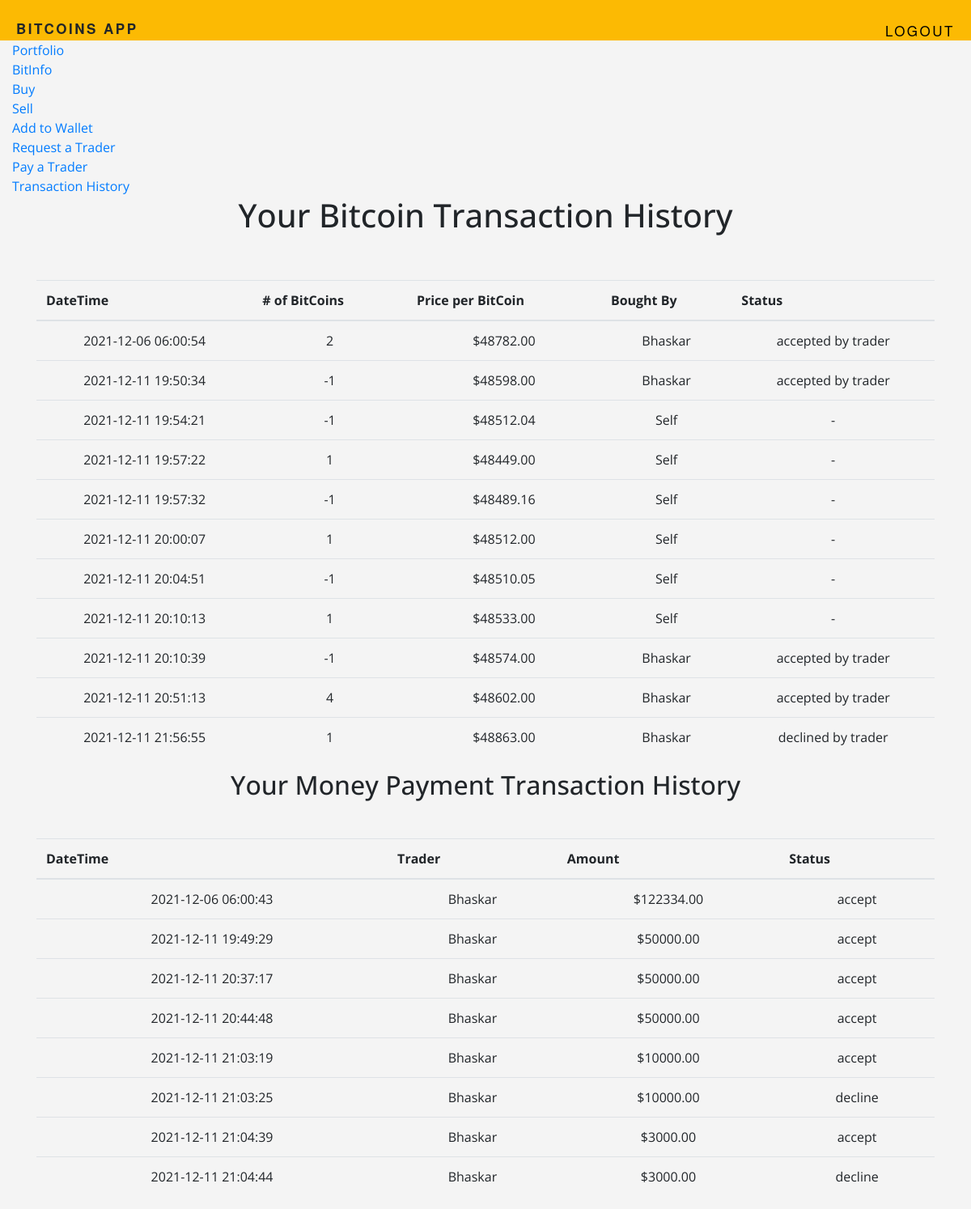
/history (signed in), run on an earlier commit of the app's database.
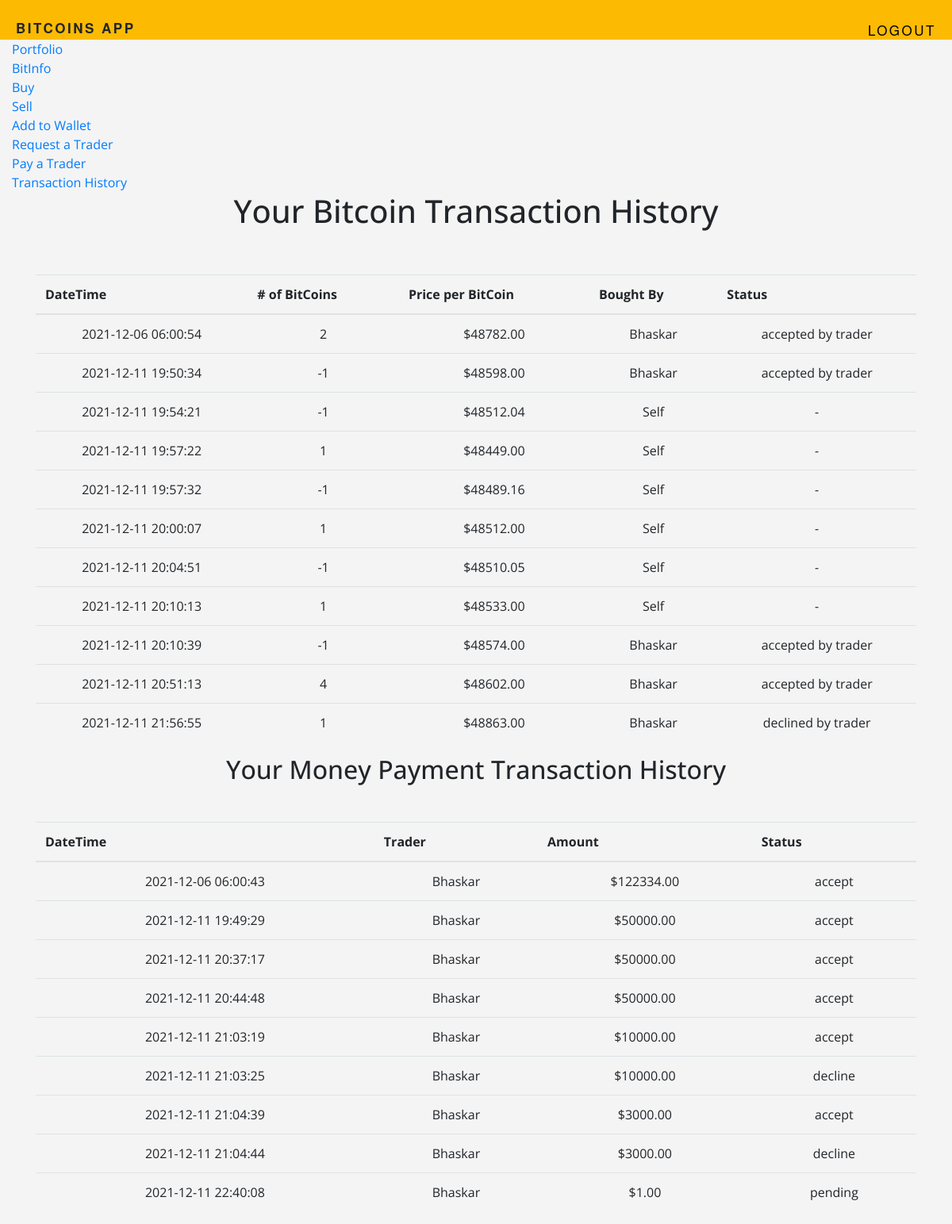
And on a later commit of the database.
### tables this page shows
CREATE TABLE 'BITCOIN_TRANSACTIONS'('NUMBER_OF_BITCOINS' DECIMAL,
	'PRICE' INTEGER,
	'DATE_TIME' TIMESTAMP NOT NULL DEFAULT CURRENT_TIMESTAMP,
	'COMMISSION_TYPE' VARCHAR(1),
	'COMMISSION_AMOUNT' INTEGER,
	'CLIENT_ID' INTEGER,
	'TRADER_ID' INTEGER DEFAULT NULL,
	'FINAL_STATUS' VARCHAR(1),
	PRIMARY KEY ('CLIENT_ID', 'DATE_TIME')
	-- PRIMARY KEY ('CLIENT_ID', 'TRADER_ID', 'DATE_TIME')
	-- FOREIGN KEY ('CLIENT_ID') REFERENCES 'Client' ON DELETE CASCADE,
	-- FOREIGN KEY ('TRADER_ID') REFERENCES 'Trader' ON DELETE CASCADE
);

CREATE TABLE 'User'('USER_ID'  INTEGER NOT NULL PRIMARY KEY AUTOINCREMENT,
	'USERNAME' VARCHAR(20),
	'FNAME' VARCHAR(20), 
	'LNAME' VARCHAR(20),
	'PHONE' INTEGER(10),
	'CELL' INTEGER(10),
	'EMAIL' VARCHAR(50),
	'ROLE' VARCHAR(1) DEFAULT 'c',
	'HPWD' VARCHAR NOT NULL
);

CREATE TABLE 'MONEY_PAYMENT_TRANSACTIONS'('AMOUNT' INTEGER,
	'DATE_TIME' TIMESTAMP NOT NULL DEFAULT CURRENT_TIMESTAMP,
	'TRADER_ID' INT,
	'CLIENT_ID' INT,
	'FINAL_STATUS' VARCHAR(1),
	PRIMARY KEY ('CLIENT_ID', 'TRADER_ID', 'DATE_TIME')
	-- FOREIGN KEY ('CLIENT_ID') REFERENCES 'Client' ON DELETE CASCADE,
	-- FOREIGN KEY ('TRADER_ID') REFERENCES 'Trader' ON DELETE CASCADE
);

### app.py (the view)
@app.route('/history')
@login_required
def history():
    user = session["user_id"]
    previous_bitcoin_transactions = db.execute("SELECT * FROM BITCOIN_TRANSACTIONS b WHERE b.CLIENT_ID = (?)", user)
    username = db.execute("SELECT USER_ID , USERNAME FROM user u")
    usernames = {}
    for i in range(len(username)):
        usernames[username[i]["USER_ID"]] = username[i]["USERNAME"]
    previous_moneyPayment_transactions = db.execute("SELECT * FROM MONEY_PAYMENT_TRANSACTIONS WHERE CLIENT_ID = (?)",
                                                    user)
    return render_template("history.html", previous_bitcoin_transactions=previous_bitcoin_transactions,
                           previous_moneyPayment_transactions=previous_moneyPayment_transactions, usernames=usernames)

### app.py (called while the page is built)
@app.after_request
def after_request(response):
    response.headers["Cache-Control"] = "no-cache, no-store, must-revalidate"
    response.headers["Expires"] = 0
    response.headers["Pragma"] = "no-cache"
    return response

@app.before_request
def before_request():
    g.user = None
    if 'user_id' in session:
        y = db.execute("SELECT * from User")
        role = [w for w in y if w['USER_ID'] == session['user_id']]
        print("role: ", role)
        print("\n role: ", role)
        g.role = role[0]['ROLE']
        g.user = role[0]['USERNAME']

def login_required(f):
    @wraps(f)
    def decorated_function(*args, **kwargs):
        if g.user is None:
            return redirect(url_for('login', next=request.url))
        return f(*args, **kwargs)
    return decorated_function

def convert_utc(utc_datetime):
    print(utc_datetime)
    now_timestamp = time.time()
    offset = datetime.fromtimestamp(now_timestamp) - datetime.utcfromtimestamp(now_timestamp)
    return datetime.strptime(utc_datetime,"%Y-%m-%d %H:%M:%S") + offset

### templates/history.html (shortened to what this page needs)
{%extends "layout.html" %}
{% block content %}
    <section class="hero is-success is-fullheight">
      <div class="hero-body">
        <div class="container">
    <h1><center>Your Bitcoin Transaction History</center><br></h1>
       <table class="table">
      <thead  scope="col">
        <tr>
          <th scope="row">DateTime</th>
          <th scope="row"># of BitCoins</th>
          <th scope="row">Price per BitCoin</th>
            <th scope="row">Bought By</th>
            <th scope="row">Status</th>
        </tr>
      </thead>
      <tbody>
          {% for i in previous_bitcoin_transactions %}
        <tr>
          <td> {{convert_utc(i["DATE_TIME"])}}  </th>
          <td>{{ i["NUMBER_OF_BITCOINS"] }}</td>
          <td>${{  "%.2f"|format(i["PRICE"]) }}</td>
           {% if i["TRADER_ID"] != None %}
            <td>{{usernames[i["TRADER_ID"]]}}</td>
            {% else %}
            <td>Self</td>
            {% endif %}
            {% if i["FINAL_STATUS"] == '1' and i["TRADER_ID"] != None %}
            <td>accepted by trader</td>
            {% elif i["TRADER_ID"] != None %}
            <td>declined by trader</td>
            {% elif i["TRADER_ID"] == None %}
            <td>-</td>
            {% endif %}
          {% endfor %}
        </tr>
      </tbody>
    </table>
    {% if previous_moneyPayment_transactions %}
    <h2><center>Your Money Payment Transaction History</center><br></h2>
       <table class="table">
      <thead>
        <tr>
          <th scope="col">DateTime</th>
          <th scope="col">Trader</th>
          <th scope="col">Amount</th>
          <th scope="col">Status</th>
        </tr>
      </thead>
      <tbody>
          {% for i in previous_moneyPayment_transactions %}
        <tr>
          <td>{{ convert_utc(i["DATE_TIME"].upper()) }}</th>
          <td>{{usernames[i["TRADER_ID"]]}}</td>
          <td>${{"%.2f"|format(i["AMOUNT"]) }}</td>
          <td>{{ 'accept' if i["FINAL_STATUS"] == '1' else 'pending' if i["FINAL_STATUS"] == '0' else 'decline' }}</td>
          {% endfor %}
        </tr>
      </tbody>
    </table>
    {% endif %}
        </div>
      </div>
    </section>
{% endblock %}

### templates/layout.html (shortened to what this page needs)
<!doctype HTML>
    <html lang="en">
      <head>
        <link rel="stylesheet" href="https://stackpath.bootstrapcdn.com/bootstrap/4.1.3/css/bootstrap.min.css">
        <link href="{{ url_for('static', filename='css/main.css') }}" rel="stylesheet">
     </head>
     <body>
        <header>
            <h1 class="title"><b>BitCoins App</b></h1>
            <ul class="name nav navbar-nav ml-auto">
                {% if g.user %}
                    <li><a href="{{ url_for('logout') }}"><font color="#000000">Logout</font></a></li>
                {% endif %}
        </header>
        <div class="container-fluid">
            <ul class="nav navbar-nav navbar-right">
                {% if g.user %}
                  {% if g.role =='trader' %}
                    <li><a href="{{ url_for('bitinfo') }}">BitInfo</a></li>
                    <li><a href="{{url_for('view_requests')}}">View Bitcoin Requests</a></li>
                    <li><a href="{{url_for('trader_accept')}}">View Money Requests</a></li>
                    <li><a href="{{url_for('client_info')}}">View Client Info</a></li>
                    <li><a href="{{url_for('client_history')}}">View Client History</a></li>
                  {% elif  g.role =='client' %}
                    <li><a href="{{ url_for('profile') }}">Portfolio</a></li>
                    <li><a href="{{ url_for('bitinfo') }}">BitInfo</a></li>
                    <li><a href="{{url_for('buy')}}">Buy</a></li>
                    <li><a href="{{url_for('sell')}}">Sell</a></li>
                    <li><a href="{{url_for('add_to_wallet')}}">Add to Wallet</a></li>
                    <li><a href="{{url_for('request_a_trader')}}">Request a Trader</a></li>
                    <li><a href="{{url_for('pay_to_trader')}}">Pay a Trader</a></li>
                    <li><a href="{{ url_for('history') }}">Transaction History</a></li>
                  {% elif  g.role =='admin' %}
                    <li><a href="{{ url_for('bitinfo') }}">BitInfo</a></li>
                    <li><a href="{{ url_for('insights')}}">Insights</a></li>
                {% endif %}
                {% else %}
                  <li><a href="{{ url_for('signup') }}">Register</a></li>
                  <li><a href="{{ url_for('login') }}">Login</a></li>
                {% endif %}
            </ul>
            {% block content %}
            {% endblock %}
        </div>
      </body>
</html>

### static/css/main.css (style rules this page uses)
body { background-color: #f4f4f4; font-family: 'Open Sans', sans-serif; }
header { background-color: #fcba03; padding: 25px 0; }
.title { font-family: 'Helvetica Neue', Arial, Helvetica, sans-serif; font-size: 17px; letter-spacing: 2.5px; text-transform: uppercase; margin: 0px 20px; }
td { text-align: center; }
.name { float: right; font-family: 'Helvetica Neue', Arial, Helvetica, sans-serif; font-size: 17px; letter-spacing: 2.5px; text-transform: uppercase; margin: 0px 20px; }
.title { float: left; font-family: 'Helvetica Neue', Arial, Helvetica, sans-serif; font-size: 17px; letter-spacing: 2.5px; text-transform: uppercase; margin: 0px 20px; }

What changed in the data, as far as the page shows it:
added MONEY_PAYMENT_TRANSACTIONS: DATE_TIME "2021-12-11 22:40:08", {{ usernames[i["TRADER_ID"]] }} "Bhaskar", AMOUNT "1.00", FINAL_STATUS "pending"
